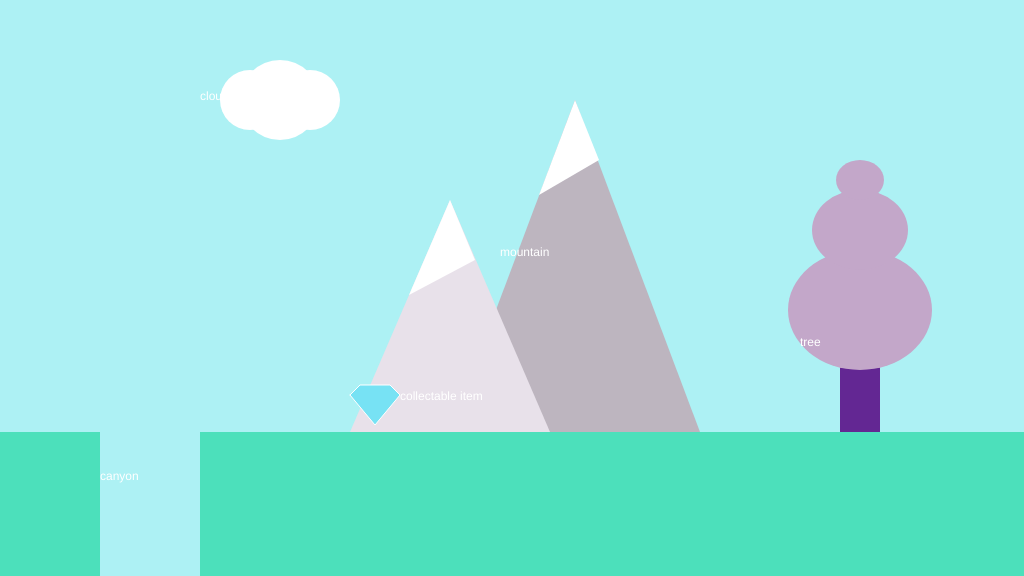
Frame 1 (no input)
Frame 60 (no input): identical to frame 1, image omitted
Frame 120 (the mouse pressed at the canvas centre since frame 60): identical to frame 1, image omitted

The p5.js sketch that drew this single still picture (run headless with seeded random() and noise() and a simulated clock; from frame 60 on, the mouse is pressed at the canvas centre):

// p5.js sketch
// ── sketch.js
/*

The Game Project

1 - Background Scenery

Use p5 drawing functions such as rect, ellipse, line, triangle and
point to draw the scenery as set out in the code comments. The items
should appear next to the text titles.

Each bit of scenery is worth two marks:

0 marks = not a reasonable attempt
1 mark = attempted but it's messy or lacks detail
2 marks = you've used several shape functions to create the scenery

I've given titles and chosen some base colours, but feel free to
imaginatively modify these and interpret the scenery titles loosely to
match your game theme.


WARNING: Do not get too carried away. If you're shape takes more than 5 lines
of code to draw then you've probably over done it.


*/

function setup()
{
	createCanvas(1024, 576);

}

function draw()
{
	background(173, 241, 244); //fill the sky blue

	noStroke();
	fill(76,224,187);
	rect(0, 432, 1024, 144); //draw some green ground

	//1. a cloud in the sky
	fill(255);
	ellipse(250, 100, 60, 60);
	ellipse(280, 100, 80, 80);
	ellipse(310, 100, 60, 60);


	noStroke();
	fill(255);
	text("cloud", 200, 100);

	//2. a mountain in the distance

	fill(189, 181, 191);
	triangle(450, 432, 700, 432, 575, 100); //left,right,middle
	fill(232, 225, 234);
	triangle(350, 432, 550, 432, 450, 200);//left,right,middle
	noStroke();
	//Snow
	fill(255);
	noStroke();
	beginShape();
	vertex(575, 100); //top
	vertex(599, 160);//right
	vertex(539, 195);//left
	endShape();

	fill(255);
	noStroke();
	beginShape();
	vertex(450, 200); //top
	vertex(475, 260);//right
	vertex(409, 295);//left
	endShape();

	fill(255);
	text("mountain", 500, 256);

	//3. a tree
	//trunk
	fill(99, 39, 147);
	rect(840, 332, 40, 100);
	//leaves
	fill(195,167,201);
	ellipse(860, 310, 120 * 1.2, 120);
	ellipse(860, 230, 80  * 1.2, 80);
	ellipse(860, 180, 40 * 1.2, 40);

	noStroke();
	fill(255);
	text("tree", 800, 346);

	//4. a canyon
	//NB. the canyon should go from ground-level to the bottom of the screen
	fill(173, 241, 244);
	rect(100, 432, 100, 144);


	noStroke();
	fill(255);
	text("canyon", 100, 480);

	//5. a collectable token - eg. a jewel, fruit, coins

	fill(119, 226, 244);
	stroke(255);
	beginShape(line);
	vertex(350, 400 - 5);
	vertex(360, 390 - 5);
	vertex(390, 390 - 5);
	vertex(400, 400 - 5);
	vertex(375, 430 - 5);
	vertex(350, 400 - 5);
	endShape();

	line

	noStroke();
	fill(255);
	text("collectable item", 400, 400);
}
